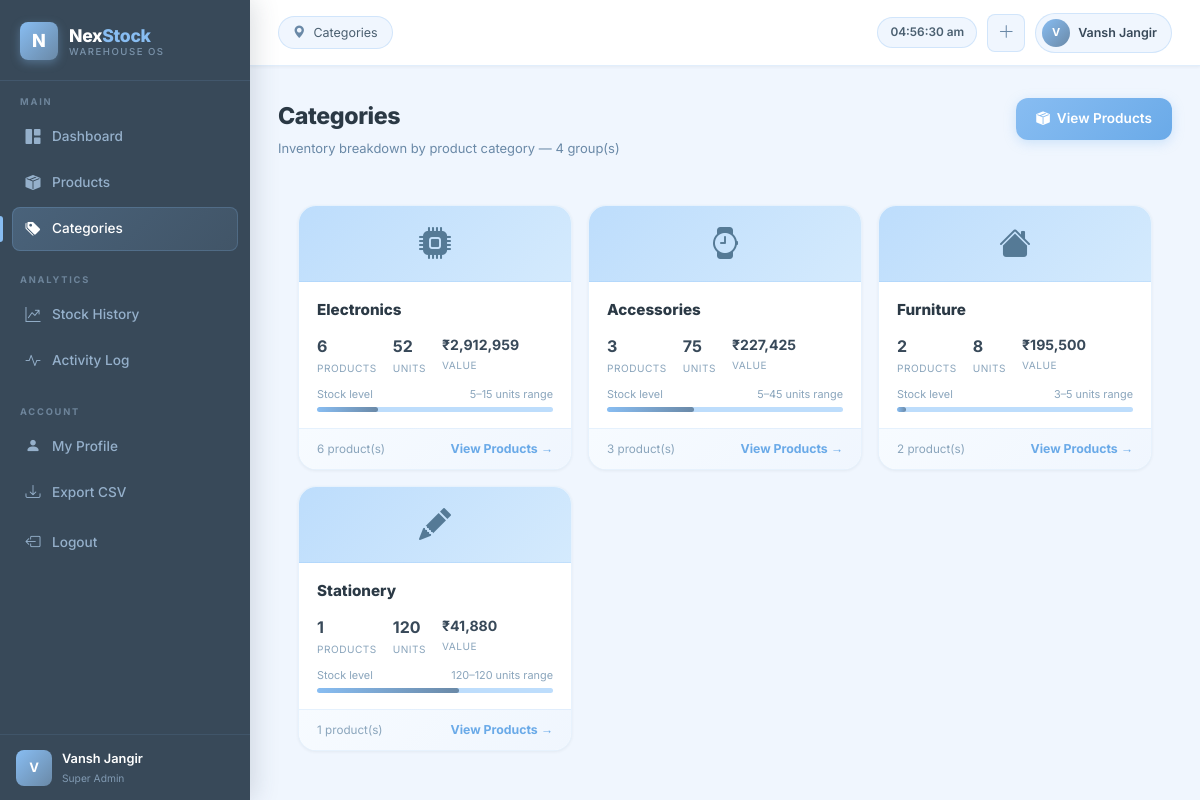
Page /categories (signed in) on the committed database.
### tables this page shows
CREATE TABLE products (
        id INTEGER PRIMARY KEY AUTOINCREMENT,
        name TEXT NOT NULL,
        category TEXT NOT NULL,
        quantity INTEGER NOT NULL DEFAULT 0,
        price REAL NOT NULL DEFAULT 0.0,
        supplier TEXT DEFAULT '',
        description TEXT DEFAULT '',
        date_added TEXT NOT NULL
    );

### app.py (the view)
@app.route('/categories')
def categories():
    if 'user' not in session:
        return redirect(url_for('login'))
    conn = get_db()
    cats = conn.execute("""
        SELECT category,
               COUNT(*) as product_count,
               SUM(quantity) as total_qty,
               SUM(quantity * price) as total_value,
               MIN(quantity) as min_qty,
               MAX(quantity) as max_qty
        FROM products
        GROUP BY category
        ORDER BY product_count DESC
    """).fetchall()
    conn.close()
    return render_template('categories.html', categories=cats)

### app.py (called while the page is built)
def get_db():
    conn = sqlite3.connect(DATABASE)
    conn.row_factory = sqlite3.Row
    return conn

### templates/categories.html (shortened to what this page needs)
{% extends 'base.html' %}
{% block page_title %}Categories{% endblock %}
{% block content %}
<div class="pg-head">
    <div>
        <div class="pg-head-title">Categories</div>
        <div class="pg-head-sub">Inventory breakdown by product category — {{ categories|length }} group(s)</div>
    </div>
    <a href="{{ url_for('products') }}" class="btn-sky"><i class="bi bi-box-seam-fill"></i> View Products</a>
</div>
{% if categories %}
<div class="cats-grid">
    {% for cat in categories %}
    <div class="cat-card">
        <div class="cat-card-top">
            {% if 'electron' in cat.category|lower %}<i class="bi bi-cpu-fill"></i>
            {% elif 'furni' in cat.category|lower %}<i class="bi bi-house-fill"></i>
            {% elif 'cloth' in cat.category|lower %}<i class="bi bi-bag-fill"></i>
            {% elif 'station' in cat.category|lower %}<i class="bi bi-pencil-fill"></i>
            {% elif 'access' in cat.category|lower %}<i class="bi bi-watch"></i>
            {% elif 'food' in cat.category|lower or 'bever' in cat.category|lower %}<i class="bi bi-cup-hot-fill"></i>
            {% elif 'tool' in cat.category|lower or 'hard' in cat.category|lower %}<i class="bi bi-tools"></i>
            {% elif 'health' in cat.category|lower or 'beauty' in cat.category|lower %}<i class="bi bi-heart-fill"></i>
            {% elif 'sport' in cat.category|lower %}<i class="bi bi-bicycle"></i>
            {% elif 'book' in cat.category|lower %}<i class="bi bi-book-fill"></i>
            {% else %}<i class="bi bi-grid-fill"></i>{% endif %}
        </div>
        <div class="cat-card-body">
            <div class="cat-card-name">{{ cat.category }}</div>
            <div class="cat-stats-row">
                <div class="cat-stat-block">
                    <div class="csv">{{ cat.product_count }}</div>
                    <div class="csl">Products</div>
                </div>
                <div class="cat-stat-block">
                    <div class="csv">{{ cat.total_qty or 0 }}</div>
                    <div class="csl">Units</div>
                </div>
                <div class="cat-stat-block">
                    <div class="csv" style="font-size:.88rem;">₹{{ "{:,.0f}".format(cat.total_value or 0) }}</div>
                    <div class="csl">Value</div>
                </div>
            </div>
            {% set fill = [(cat.total_qty or 0), 200] | min %}
            <div style="margin-top:10px;">
                <div style="display:flex;justify-content:space-between;font-size:.68rem;color:var(--steel-light);margin-bottom:4px;">
                    <span>Stock level</span>
                    <span>{{ cat.min_qty or 0 }}–{{ cat.max_qty or 0 }} units range</span>
                </div>
                <div style="height:5px;background:var(--sky-light);border-radius:3px;overflow:hidden;">
                    <div class="prog-bar" style="height:100%;width:0%;transition:width 1s ease;" data-w="{{ [((cat.total_qty or 0) / 200 * 100)|int, 100]|min }}%"></div>
                </div>
            </div>
        </div>
        <div class="cat-card-foot">
            <span style="color:var(--steel-light);font-size:.73rem;">{{ cat.product_count }} product(s)</span>
            <a href="{{ url_for('products') }}?category={{ cat.category }}">View Products →</a>
        </div>
    </div>
    {% endfor %}
</div>
{% endif %}
{% endblock %}

### static/css/style.css (style rules this page uses)
:root { --steel: #6A89A7; --steel-dark: #557a96; --steel-light: #8aa5bc; --sky-light: #BDDDFC; --sky-light-2: #d4eafd; --sky-med: #88BDF2; --sky-med-dark: #6aaae8; --navy: #384959; --navy-dark: #2b3945; --navy-light: #4a5f70; --success: #3eb489; --success-bg: #e8f8f2; --danger: #e05c6e; --danger-bg: #fdf0f2; --warning: #e89c3e; --warning-bg: #fdf5e8; --white: #ffffff; --bg-main: #f0f6fe; --bg-card: #ffffff; --bg-sidebar: #384959; --sidebar-w: 250px; --topbar-h: 66px; --r-xs: 5px; --r-sm: 8px; --r: 12px; --r-lg: 18px; --r-xl: 24px; --shadow-xs: 0 1px 3px rgba(56,73,89,0.07); --shadow-sm: 0 2px 8px rgba(56,73,89,0.09); --shadow: 0 4px 20px rgba(56,73,89,0.11); --shadow-md: 0 8px 32px rgba(56,73,89,0.14); --shadow-lg: 0 20px 60px rgba(56,73,89,0.18); --t: all 0.22s ease; --font: 'Inter', sans-serif; }
*, *::before, *::after { box-sizing: border-box; margin:0; padding:0; }
html { scroll-behavior: smooth; }
body { font-family: var(--font); background: var(--bg-main); color: var(--navy); font-size: 14px; line-height: 1.6; min-height: 100vh; -webkit-font-smoothing: antialiased; }
a { text-decoration: none; color: var(--steel); transition: var(--t); }
.pg-head { display: flex; align-items: flex-start; justify-content: space-between; flex-wrap: wrap; gap: 12px; margin-bottom: 26px; }
.pg-head-title { font-size: 1.45rem; font-weight: 800; color: var(--navy-dark); letter-spacing: -0.4px; }
.pg-head-sub { font-size: 0.81rem; color: var(--steel); margin-top: 3px; }
.btn-sky { display: inline-flex; align-items: center; gap: 7px; background: linear-gradient(135deg, var(--sky-med), var(--sky-med-dark)); color: white; border: none; padding: 10px 20px; border-radius: var(--r); font-family: var(--font); font-size: 0.85rem; font-weight: 600; cursor: pointer; transition: var(--t); box-shadow: 0 3px 12px rgba(136,189,242,0.35); text-decoration: none; white-space: nowrap; }
.prog-bar { height: 100%; border-radius: 3px; width: 0%; transition: width 0.9s ease; background: linear-gradient(90deg, var(--sky-med), var(--steel)); }
.cats-grid { display: grid; grid-template-columns: repeat(auto-fill,minmax(250px,1fr)); gap: 16px; padding: 20px; }
.cat-card { background: white; border-radius: var(--r-lg); border: 1px solid rgba(136,189,242,0.2); box-shadow: var(--shadow-xs); transition: var(--t); overflow: hidden; }
.cat-card-top { height: 76px; display: flex; align-items: center; justify-content: center; font-size: 2rem; background: linear-gradient(135deg, var(--sky-light), #d4eafd); color: var(--steel-dark); border-bottom: 1px solid rgba(136,189,242,0.2); }
.cat-card-body { padding: 16px 18px; }
.cat-card-name { font-weight: 800; font-size: 0.95rem; color: var(--navy-dark); margin-bottom: 12px; }
.cat-stats-row { display: flex; gap: 16px; margin-bottom: 10px; }
.cat-stat-block .csv { font-size: 1rem; font-weight: 700; color: var(--navy); }
.cat-stat-block .csl { font-size: 0.63rem; text-transform: uppercase; letter-spacing: .5px; color: var(--steel-light); }
.cat-card-foot { display: flex; align-items: center; justify-content: space-between; padding: 10px 18px; border-top: 1px solid rgba(136,189,242,0.15); background: linear-gradient(135deg,#f7fbff,#f0f6fe); font-size: 0.77rem; }
.cat-card-foot a { color: var(--sky-med-dark); font-weight: 700; }

### rows in the picture
products: category "Stationery", product_count "1", quantity "120", total_value "41,880"

### other values in the picture
{{ (session.full_name or session.user or 'U')[0].upper() }} "V"
{{ session.full_name or session.user }} "Vansh Jangir"
{{ session.role or 'Admin' }} "Super Admin"
{{ categories|length }} "4"
{{ cat.category }} "Electronics" "Accessories" "Furniture"
{{ cat.product_count }} "6" "3" "2"
{{ cat.total_qty or 0 }} "52" "75" "8"
{{ "{:,.0f}".format(cat.total_value or 0) }} "2,912,959" "227,425" "195,500"
{{ cat.min_qty or 0 }} "5" "5" "3"
{{ cat.max_qty or 0 }} "15" "45" "5"
